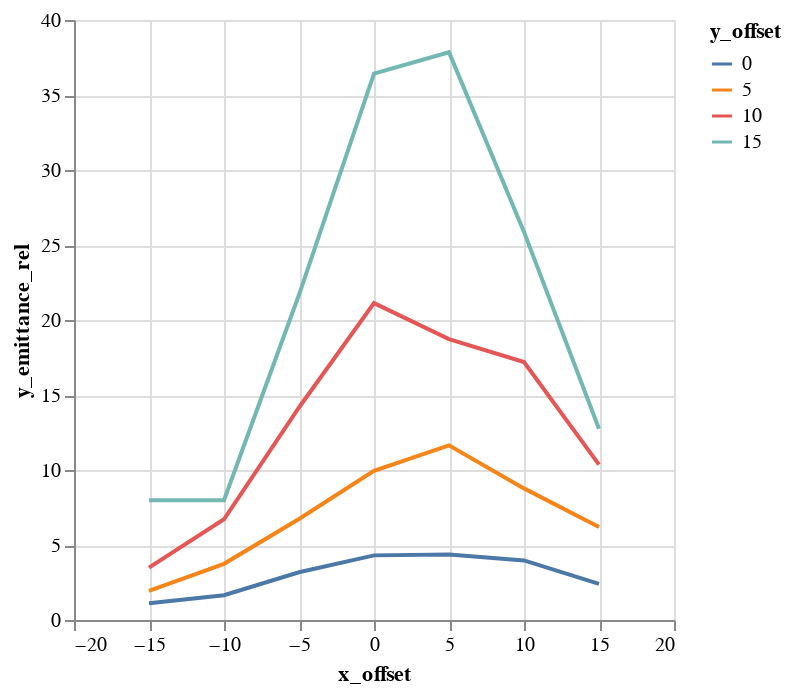

Notebook cell for this chart:
### Code cell
alt.Chart(emit_df).mark_line().encode(
    color='y_offset:N',
    x='x_offset',
    y='y_emittance_rel',
)

### Figure 1 — Vega-Lite specification as saved in the notebook (floating-point values rounded to 4 significant figures)
{"$schema": "https://vega.github.io/schema/vega-lite/v1.2.1.json", "data": {"values": [{"losses": 0, "relbeta": 0.002308, "sourceID": 16777222, "sourceName": "x_-15_y_0", "x_emittance": 1.787, "x_emittance_rel": 1.102, "x_norm_emittance": 0.004125, "x_offset": -15, "y_emittance": 1.746, "y_emittance_rel": 1.111, "y_norm_emittance": 0.004031, "y_offset": 0}, {"losses": 0, "relbeta": 0.002308, "sourceID": 16777229, "sourceName": "x_-15_y_5", "x_emittance": 2.47, "x_emittance_rel": 1.55, "x_norm_emittance": 0.005701, "x_offset": -15, "y_emittance": 3.104, "y_emittance_rel": 1.948, "y_norm_emittance": 0.007166, "y_offset": 5}, {"losses": 0, "relbeta": 0.002308, "sourceID": 16777236, "sourceName": "x_-15_y_10", "x_emittance": 5.476, "x_emittance_rel": 3.386, "x_norm_emittance": 0.01264, "x_offset": -15, "y_emittance": 5.574, "y_emittance_rel": 3.491, "y_norm_emittance": 0.01287, "y_offset": 10}, {"losses": 1, "relbeta": 0.002308, "sourceID": 16777243, "sourceName": "x_-15_y_15", "x_emittance": 13.92, "x_emittance_rel": 8.329, "x_norm_emittance": 0.03213, "x_offset": -15, "y_emittance": 13.26, "y_emittance_rel": 7.98, "y_norm_emittance": 0.03061, "y_offset": 15}, {"losses": 0, "relbeta": 0.002308, "sourceID": 16777220, "sourceName": "x_-10_y_0", "x_emittance": 2.445, "x_emittance_rel": 1.535, "x_norm_emittance": 0.005643, "x_offset": -10, "y_emittance": 2.569, "y_emittance_rel": 1.655, "y_norm_emittance": 0.005931, "y_offset": 0}, {"losses": 0, "relbeta": 0.002308, "sourceID": 16777227, "sourceName": "x_-10_y_5", "x_emittance": 5.252, "x_emittance_rel": 3.256, "x_norm_emittance": 0.01212, "x_offset": -10, "y_emittance": 5.916, "y_emittance_rel": 3.744, "y_norm_emittance": 0.01366, "y_offset": 5}, {"losses": 0, "relbeta": 0.002308, "sourceID": 16777234, "sourceName": "x_-10_y_10", "x_emittance": 8.908, "x_emittance_rel": 5.992, "x_norm_emittance": 0.02056, "x_offset": -10, "y_emittance": 11.18, "y_emittance_rel": 6.714, "y_norm_emittance": 0.02581, "y_offset": 10}, {"losses": 4, "relbeta": 0.002308, "sourceID": 16777241, "sourceName": "x_-10_y_15", "x_emittance": 8.677, "x_emittance_rel": 5.985, "x_norm_emittance": 0.02003, "x_offset": -10, "y_emittance": 13.06, "y_emittance_rel": 7.99, "y_norm_emittance": 0.03014, "y_offset": 15}, {"losses": 0, "relbeta": 0.002308, "sourceID": 16777218, "sourceName": "x_-5_y_0", "x_emittance": 4.741, "x_emittance_rel": 2.828, "x_norm_emittance": 0.01095, "x_offset": -5, "y_emittance": 5.465, "y_emittance_rel": 3.182, "y_norm_emittance": 0.01262, "y_offset": 0}, {"losses": 0, "relbeta": 0.002308, "sourceID": 16777225, "sourceName": "x_-5_y_5", "x_emittance": 11.06, "x_emittance_rel": 7.259, "x_norm_emittance": 0.02553, "x_offset": -5, "y_emittance": 10.95, "y_emittance_rel": 6.736, "y_norm_emittance": 0.02528, "y_offset": 5}, {"losses": 0, "relbeta": 0.002308, "sourceID": 16777232, "sourceName": "x_-5_y_10", "x_emittance": 19.63, "x_emittance_rel": 12.99, "x_norm_emittance": 0.04531, "x_offset": -5, "y_emittance": 21.89, "y_emittance_rel": 14.17, "y_norm_emittance": 0.05054, "y_offset": 10}, {"losses": 4, "relbeta": 0.002308, "sourceID": 16777239, "sourceName": "x_-5_y_15", "x_emittance": 30.97, "x_emittance_rel": 18.31, "x_norm_emittance": 0.0715, "x_offset": -5, "y_emittance": 32.62, "y_emittance_rel": 21.68, "y_norm_emittance": 0.07531, "y_offset": 15}, {"losses": 0, "relbeta": 0.002308, "sourceID": 16777216, "sourceName": "x_0_y_0", "x_emittance": 6.162, "x_emittance_rel": 4.001, "x_norm_emittance": 0.01422, "x_offset": 0, "y_emittance": 6.62, "y_emittance_rel": 4.308, "y_norm_emittance": 0.01528, "y_offset": 0}, {"losses": 0, "relbeta": 0.002308, "sourceID": 16777223, "sourceName": "x_0_y_5", "x_emittance": 15.21, "x_emittance_rel": 9.875, "x_norm_emittance": 0.03512, "x_offset": 0, "y_emittance": 15.27, "y_emittance_rel": 9.948, "y_norm_emittance": 0.03525, "y_offset": 5}, {"losses": 0, "relbeta": 0.002308, "sourceID": 16777230, "sourceName": "x_0_y_10", "x_emittance": 27.98, "x_emittance_rel": 19.94, "x_norm_emittance": 0.06458, "x_offset": 0, "y_emittance": 31.17, "y_emittance_rel": 21.13, "y_norm_emittance": 0.07195, "y_offset": 10}, {"losses": 3, "relbeta": 0.002308, "sourceID": 16777237, "sourceName": "x_0_y_15", "x_emittance": 55.51, "x_emittance_rel": 31.4, "x_norm_emittance": 0.1281, "x_offset": 0, "y_emittance": 58.74, "y_emittance_rel": 36.43, "y_norm_emittance": 0.1356, "y_offset": 15}, {"losses": 0, "relbeta": 0.002308, "sourceID": 16777217, "sourceName": "x_5_y_0", "x_emittance": 6.649, "x_emittance_rel": 4.29, "x_norm_emittance": 0.01535, "x_offset": 5, "y_emittance": 7.324, "y_emittance_rel": 4.374, "y_norm_emittance": 0.01691, "y_offset": 0}, {"losses": 0, "relbeta": 0.002308, "sourceID": 16777224, "sourceName": "x_5_y_5", "x_emittance": 17.83, "x_emittance_rel": 11.13, "x_norm_emittance": 0.04115, "x_offset": 5, "y_emittance": 17.16, "y_emittance_rel": 11.65, "y_norm_emittance": 0.03961, "y_offset": 5}, {"losses": 0, "relbeta": 0.002308, "sourceID": 16777231, "sourceName": "x_5_y_10", "x_emittance": 29.17, "x_emittance_rel": 19.94, "x_norm_emittance": 0.06733, "x_offset": 5, "y_emittance": 29.85, "y_emittance_rel": 18.73, "y_norm_emittance": 0.06891, "y_offset": 10}, {"losses": 2, "relbeta": 0.002308, "sourceID": 16777238, "sourceName": "x_5_y_15", "x_emittance": 54.75, "x_emittance_rel": 34.25, "x_norm_emittance": 0.1264, "x_offset": 5, "y_emittance": 59.58, "y_emittance_rel": 37.85, "y_norm_emittance": 0.1375, "y_offset": 15}, {"losses": 0, "relbeta": 0.002308, "sourceID": 16777219, "sourceName": "x_10_y_0", "x_emittance": 6.41, "x_emittance_rel": 4.219, "x_norm_emittance": 0.0148, "x_offset": 10, "y_emittance": 6.354, "y_emittance_rel": 3.974, "y_norm_emittance": 0.01467, "y_offset": 0}, {"losses": 0, "relbeta": 0.002308, "sourceID": 16777226, "sourceName": "x_10_y_5", "x_emittance": 13.47, "x_emittance_rel": 9.306, "x_norm_emittance": 0.0311, "x_offset": 10, "y_emittance": 13.22, "y_emittance_rel": 8.773, "y_norm_emittance": 0.03051, "y_offset": 5}, {"losses": 0, "relbeta": 0.002308, "sourceID": 16777233, "sourceName": "x_10_y_10", "x_emittance": 29.24, "x_emittance_rel": 16.78, "x_norm_emittance": 0.06751, "x_offset": 10, "y_emittance": 27.74, "y_emittance_rel": 17.2, "y_norm_emittance": 0.06404, "y_offset": 10}, {"losses": 0, "relbeta": 0.002308, "sourceID": 16777240, "sourceName": "x_10_y_15", "x_emittance": 37.83, "x_emittance_rel": 24.05, "x_norm_emittance": 0.08732, "x_offset": 10, "y_emittance": 39.1, "y_emittance_rel": 25.87, "y_norm_emittance": 0.09027, "y_offset": 15}, {"losses": 0, "relbeta": 0.002308, "sourceID": 16777221, "sourceName": "x_15_y_0", "x_emittance": 5.423, "x_emittance_rel": 3.619, "x_norm_emittance": 0.01252, "x_offset": 15, "y_emittance": 3.807, "y_emittance_rel": 2.412, "y_norm_emittance": 0.008788, "y_offset": 0}, {"losses": 0, "relbeta": 0.002308, "sourceID": 16777228, "sourceName": "x_15_y_5", "x_emittance": 10.64, "x_emittance_rel": 6.768, "x_norm_emittance": 0.02456, "x_offset": 15, "y_emittance": 9.208, "y_emittance_rel": 6.199, "y_norm_emittance": 0.02126, "y_offset": 5}, {"losses": 0, "relbeta": 0.002308, "sourceID": 16777235, "sourceName": "x_15_y_10", "x_emittance": 16.86, "x_emittance_rel": 10.39, "x_norm_emittance": 0.03893, "x_offset": 15, "y_emittance": 16.74, "y_emittance_rel": 10.36, "y_norm_emittance": 0.03865, "y_offset": 10}, {"losses": 1, "relbeta": 0.002308, "sourceID": 16777242, "sourceName": "x_15_y_15", "x_emittance": 20.17, "x_emittance_rel": 13.31, "x_norm_emittance": 0.04655, "x_offset": 15, "y_emittance": 20.24, "y_emittance_rel": 12.75, "y_norm_emittance": 0.04673, "y_offset": 15}]}, "encoding": {"color": {"field": "y_offset", "type": "nominal"}, "x": {"field": "x_offset", "type": "quantitative"}, "y": {"field": "y_emittance_rel", "type": "quantitative"}}, "mark": "line"}
